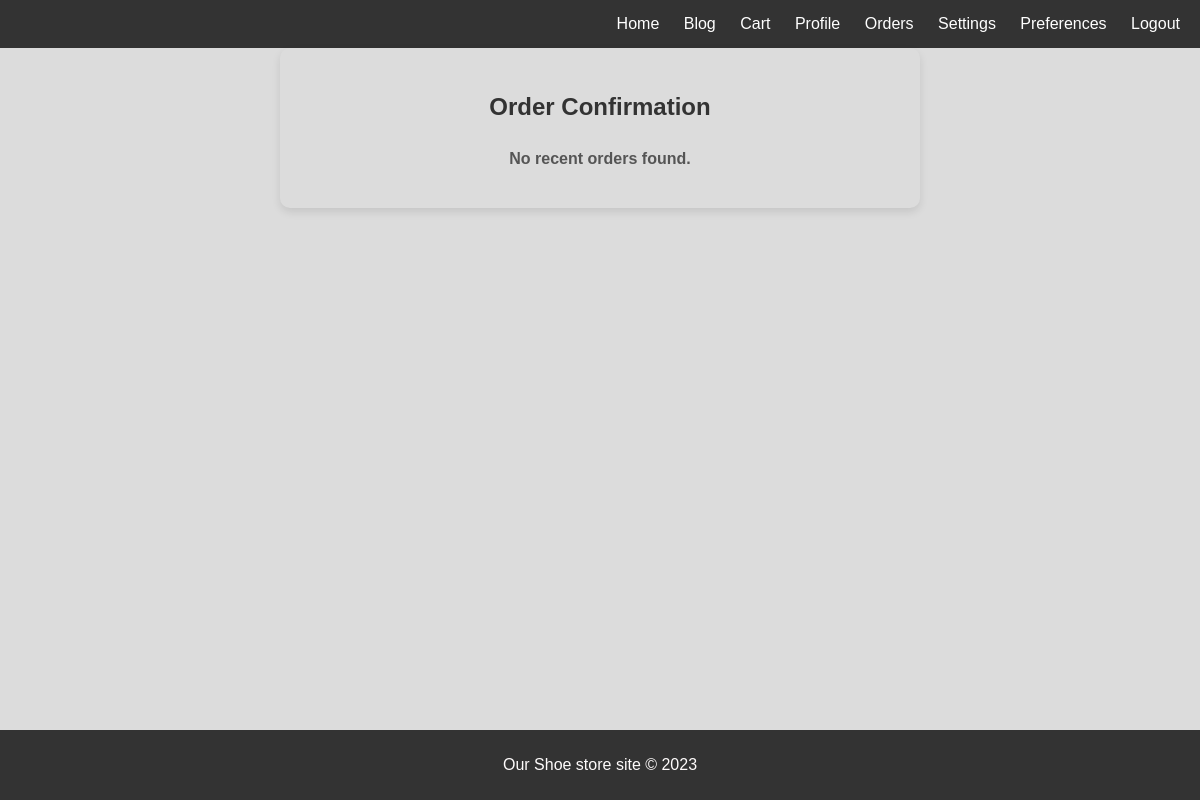
Page /cart/order-confirmation/ (signed in) on the earlier database version.
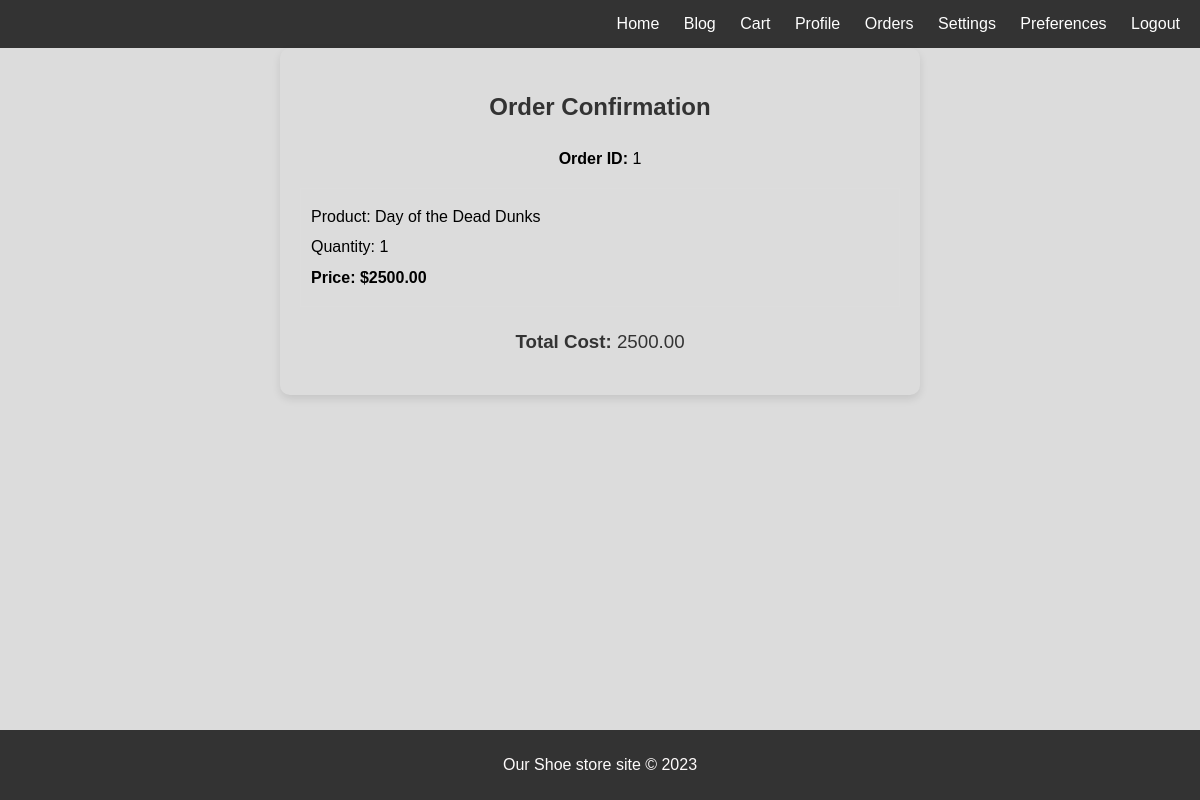
Same page on the later database version.
### cart/models.py (models this page shows, shortened)
class Checkout(models.Model):
    STATUS_CHOICES = [
        ('Pending', 'Pending'),
        ('Completed', 'Completed'),
        ('Failed', 'Failed'),
    ]
    user = models.ForeignKey(
        "users.User",
        on_delete=models.CASCADE,
        verbose_name="user",
        help_text="The user who is checking out"
    )
    created_at = models.DateTimeField(
        auto_now_add=True,
        verbose_name="created at",
        help_text="The timestamp indicating when the checkout was created"
    )
    order_total = models.DecimalField(
        max_digits=10,
        decimal_places=2,
        verbose_name="order total",
        help_text="Total cost of the order"
    )
    payment_status = models.CharField(
        max_length=100,
        choices=STATUS_CHOICES,
        default='Pending',
        verbose_name="payment status",
        help_text="Status of the payment"
    )
    transaction_id = models.CharField(
        max_length=100,
        blank=True,
        null=True,
        verbose_name="transaction id",
        help_text="Transaction ID for the payment"
    )
    payment_option = models.CharField(
        max_length=100,
        choices=[('credit_card', 'Credit Card'), ('visa', 'Visa'), ('debit_card', 'Debit Card')],
        default='credit_card',
        verbose_name="payment option",
    )
    delivery_address = models.TextField(
        null=True,
    )

class OrderItem(models.Model):
    order = models.ForeignKey(
        Checkout,
        related_name='order_items',
        on_delete=models.CASCADE,
        verbose_name="order",
        help_text="The checkout order to which this item belongs"
    )
    product = models.ForeignKey(
        "products.ProductModel",
        on_delete=models.CASCADE,
        verbose_name="product",
        help_text="The product included in this order item"
    )
    quantity = models.PositiveIntegerField(
        verbose_name="quantity",
        help_text="The quantity of the product in this order item"
    )
    price = models.DecimalField(
        max_digits=10,
        decimal_places=2,
        verbose_name="price",
        help_text="Price of the product"
    )
    cart_item = models.ForeignKey(
        CartItem,
        on_delete=models.SET_NULL,
        null=True,
        blank=True,
        verbose_name="cart item",
        help_text="The cart item that was ordered"
    )

### products/models.py (models this page shows, shortened)
class ProductModel(models.Model):
    category = models.ForeignKey(
        'Category', related_name="products", on_delete=models.CASCADE, null=True
    )
    name = models.CharField(
        max_length=255,
        null=False,
        default="none",
        verbose_name="Product Name",
        help_text="The name of the shoe product"
    )
    description = models.TextField(
        null=True,
        verbose_name="Product Description",
        help_text="A detailed description of the shoe product"
    )
    price = models.DecimalField(
        null=False,
        max_digits=50,
        decimal_places=2,
        default=Decimal("0.0"),
        verbose_name="Product Price",
        help_text="The price of the shoe product"
    )
    stock = models.IntegerField(
        null=False,
        default=0,
        verbose_name="Product Stock",
        help_text="The available quantity of the shoe product"
    )
    images = models.ImageField(
        upload_to="productmodel/images/",
        max_length=255,
        null=True,
        verbose_name="Product Image",
        help_text="An image representing the shoe product"
    )
    created_at = models.DateField(
        null=False,
        default=date.today,
        verbose_name="Created at",
        help_text="The timestamp indicating when the shoe product was created"
    )
    updated_at = models.DateTimeField(
        null=False,
        verbose_name="Updated at",
        help_text="The timestamp indicating when the shoe product was last updated"
    )

### cart/views.py (the view)
# urls.py: path('order-confirmation/', views.order_confirmation, name='order_confirmation'),
@login_required
def order_confirmation(request):
    recent_order = Checkout.objects.filter(user=request.user).order_by('-created_at').first()
    if recent_order:
        items = OrderItem.objects.filter(order=recent_order)
        total_cost = recent_order.order_total
    else:
        items = []
        total_cost = None
    context = {
        'order': recent_order,
        'items': items,
        'total_cost': total_cost,
    }
    return render(request, 'order_confirmation.html', context)

### cart/templates/order_confirmation.html
{% extends 'base.html' %}
{% load static %}
{% block content %}
    <div style="max-width: 600px; margin: auto; text-align: center; padding: 20px; box-shadow: 0 4px 8px rgba(0, 0, 0, 0.1); border-radius: 10px;">
        <h2 style="margin-bottom: 20px; font-weight: bold; color: #333;">Order Confirmation</h2>
        {% if order %}
            <p style="font-weight: bold;">Order ID: <span style="font-weight: normal;">{{ order.id }}</span></p>
            <div>
                {% for item in items %}
                    <div style="border: 1px solid #ddd; margin-bottom: 10px; padding: 10px; text-align: left;">
                        <p style="margin: 5px 0;">Product: {{ item.product.name }}</p>
                        <p style="margin: 5px 0;">Quantity: {{ item.quantity }}</p>
                        <p style="margin: 5px 0; font-weight: bold;">Price: ${{ item.product.price }}</p>
                    </div>
                {% endfor %}
            </div>
            <h3 style="margin-top: 20px; font-weight: bold; color: #333;">Total Cost: <span style="font-weight: normal;">{{ total_cost }}</span></h3>
        {% else %}
            <p style="font-weight: bold; color: #555;">No recent orders found.</p>
        {% endif %}
    </div>
{% endblock %}

Differences in the rows shown:
added Checkout: id "1", order_total "2500.00"
added OrderItem: product.name "Day of the Dead Dunks", quantity "1", product.price "2500.00"
Other differences:
text no longer shown: "No recent orders found."
text now shown: "Order ID: Total Cost:"
